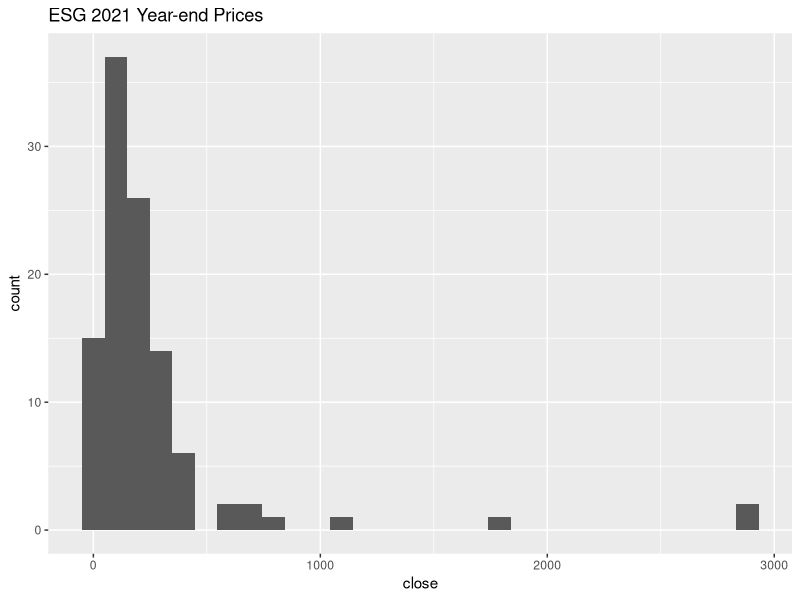
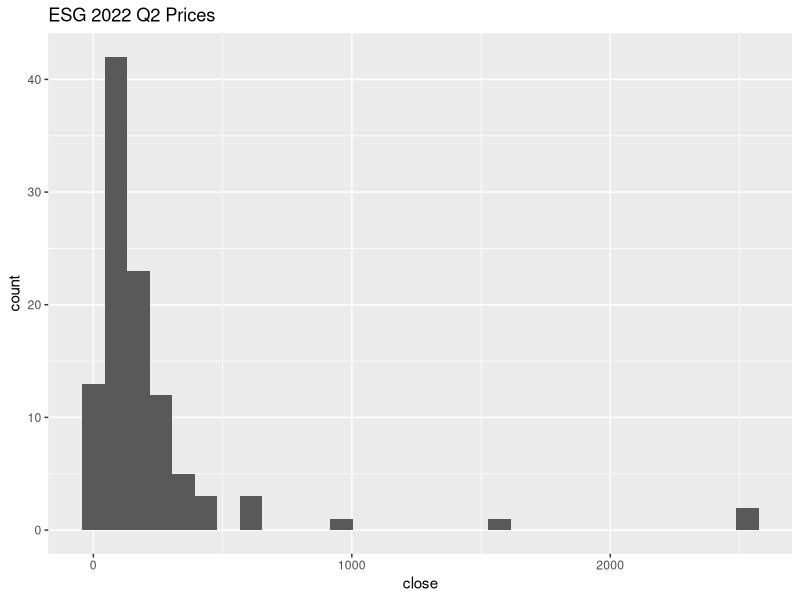
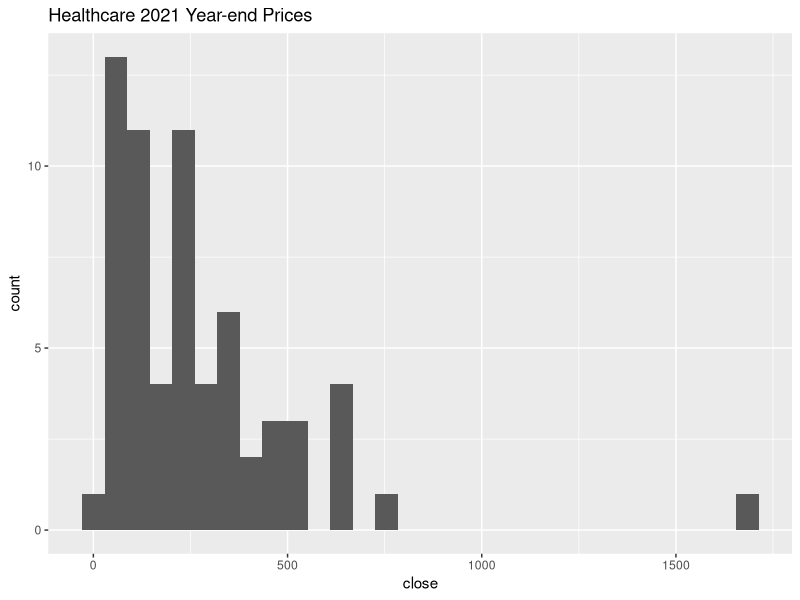
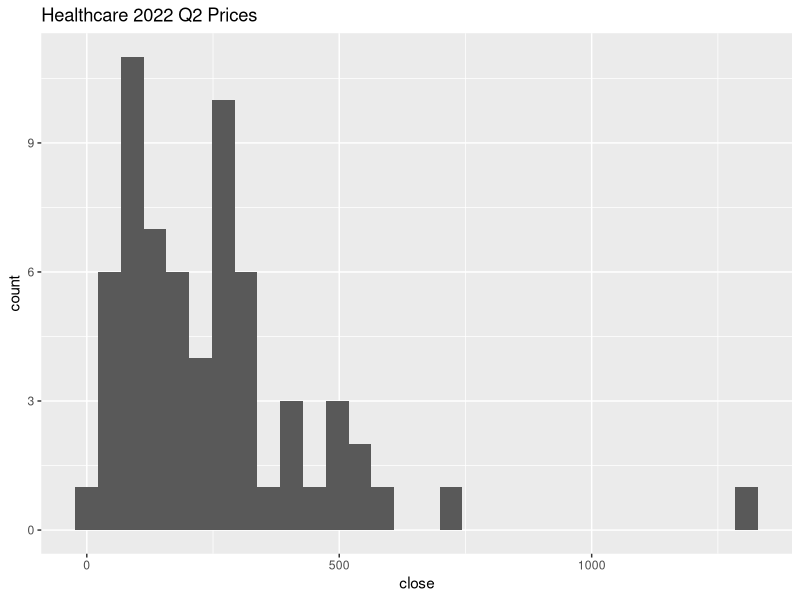
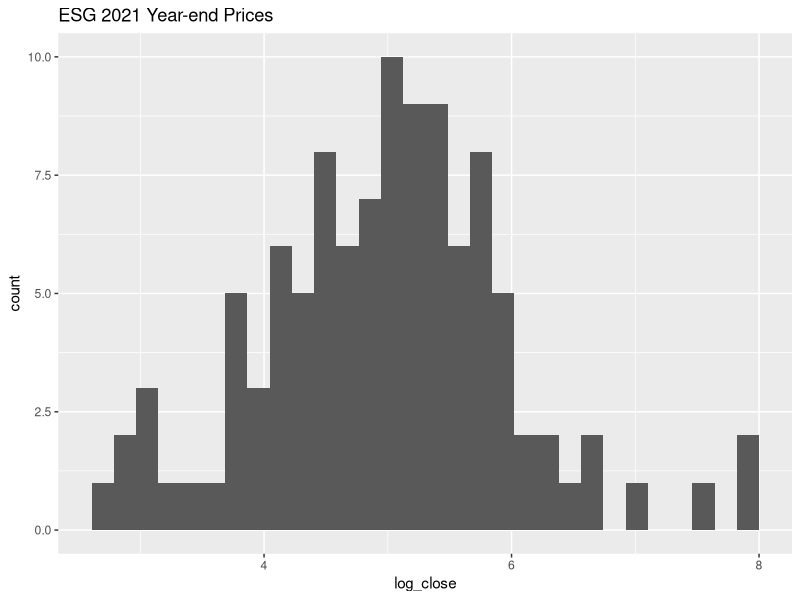
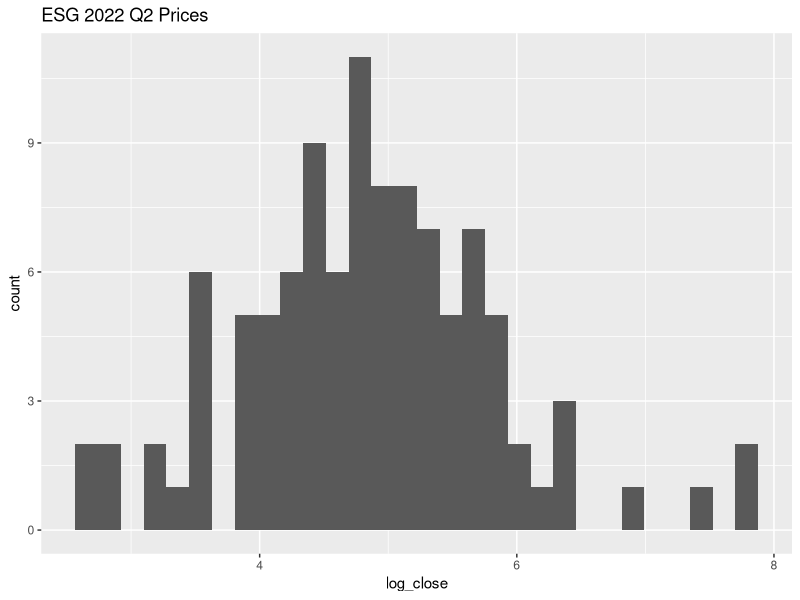
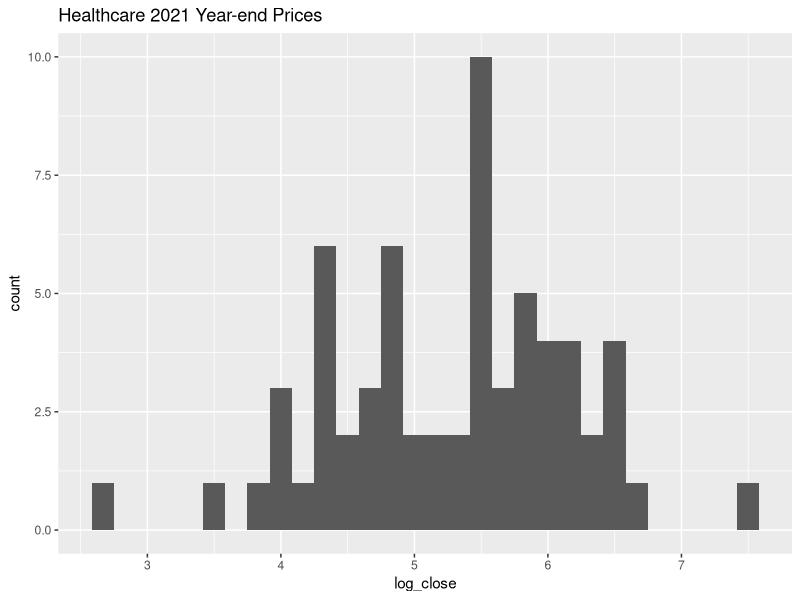
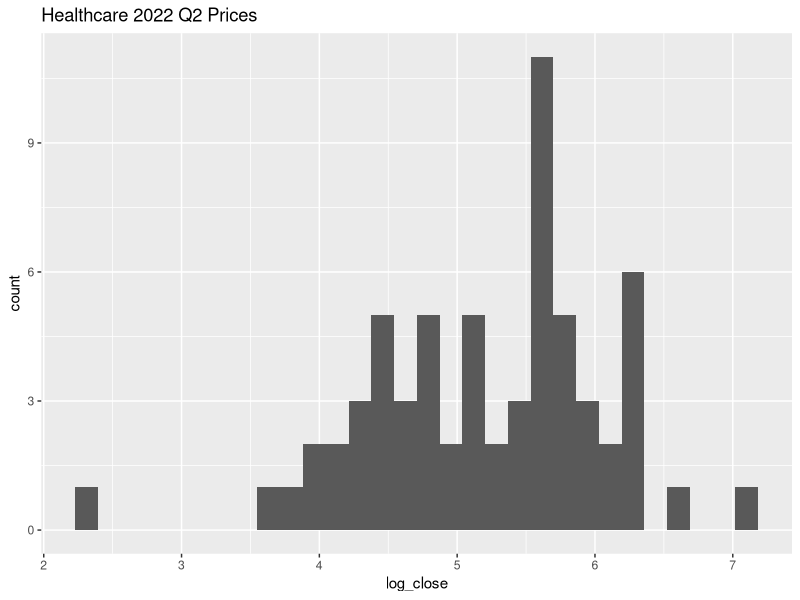

R code for these plots, in order:
## ---- chunk 1
knitr::opts_chunk$set(echo = TRUE)
## ---- chunk 2
library(tidyverse, warn.conflicts = FALSE)
## ---- chunk 3
esg_ye_prices <- read.csv('data/ESG_prices_20211231.csv')
## ---- chunk 4
esg_2022_q2_prices <- read.csv('data/ESG_prices_20220414.csv')
## ---- chunk 5
healthcare_ye_prices <- read.csv('data/Healthcare_prices_20211231.csv')
## ---- chunk 6
healthcare_q2_prices <- read.csv('data/Healthcare_prices_20220414.csv')
## ---- chunk 7
ggplot(esg_ye_prices, aes(x=close)) +
  geom_histogram(bins = 30) +
  ggtitle("ESG 2021 Year-end Prices")
## ---- chunk 8
ggplot(esg_2022_q2_prices, aes(x=close)) +
  geom_histogram(bins = 30) +
  ggtitle("ESG 2022 Q2 Prices")
## ---- chunk 9
ggplot(healthcare_ye_prices, aes(x=close)) +
  geom_histogram(bins = 30) +
  ggtitle("Healthcare 2021 Year-end Prices")
## ---- chunk 10
ggplot(healthcare_q2_prices, aes(x=close)) +
  geom_histogram(bins = 30) +
  ggtitle("Healthcare 2022 Q2 Prices")
## ---- chunk 11
esg_ye_prices$log_close <- log(esg_ye_prices$close)
esg_2022_q2_prices$log_close <- log(esg_2022_q2_prices$close)
healthcare_ye_prices$log_close <- log(healthcare_ye_prices$close)
healthcare_q2_prices$log_close <- log(healthcare_q2_prices$close)
## ---- chunk 12
ggplot(esg_ye_prices, aes(x=log_close)) +
  geom_histogram(bins = 30) +
  ggtitle("ESG 2021 Year-end Prices")
## ---- chunk 13
ggplot(esg_2022_q2_prices, aes(x=log_close)) +
  geom_histogram(bins = 30) +
  ggtitle("ESG 2022 Q2 Prices")
## ---- chunk 14
ggplot(healthcare_ye_prices, aes(x=log_close)) +
  geom_histogram(bins = 30) +
  ggtitle("Healthcare 2021 Year-end Prices")
## ---- chunk 15
ggplot(healthcare_q2_prices, aes(x=log_close)) +
  geom_histogram(bins = 30) +
  ggtitle("Healthcare 2022 Q2 Prices")
## ---- chunk 16
esg_price_diff <- merge(esg_2022_q2_prices, esg_ye_prices, by.x = 'ticker', by.y = 'ticker') %>%
  select(ticker, log_close.x, log_close.y) %>%
  mutate(log_price_gain_loss = log_close.x-log_close.y)
## ---- chunk 17
esg_price_diff$sector <- "ESG"
## ---- chunk 18
healthcare_price_diff <- merge(healthcare_q2_prices, healthcare_ye_prices, by.x = 'ticker', by.y = 'ticker') %>%
  select(ticker, log_close.x, log_close.y) %>%
  mutate(log_price_gain_loss = log_close.x-log_close.y)
## ---- chunk 19
healthcare_price_diff$sector <- "HC"
## ---- chunk 20
stock_prices_gain_loss <- rbind(healthcare_price_diff, esg_price_diff)
## ---- chunk 21
duplicate_tickers <- stock_prices_gain_loss[duplicated(stock_prices_gain_loss$ticker),]
## ---- chunk 22
duplicate_tickers
## ---- chunk 23
# remove duplicate tickers from ESG price diff data frame
esg_price_diff_new <- anti_join(esg_price_diff, duplicate_tickers, by="ticker")
## ---- chunk 24
stock_prices_gain_loss <- rbind(healthcare_price_diff, esg_price_diff_new)
## ---- chunk 25
# check for duplicate tickers
stock_prices_gain_loss[duplicated(stock_prices_gain_loss$ticker),] %>% count()
## ---- chunk 26
# take subset of columns 
stock_prices_gain_loss <- subset(stock_prices_gain_loss, select = c(ticker, log_price_gain_loss, sector))
## ---- chunk 27
str(stock_prices_gain_loss)
## ---- chunk 28
esg_company_info <- read.csv('data/ESG_company_information.csv')
## ---- chunk 29
colnames(esg_company_info)[1] <- "Symbol"
## ---- chunk 30
str(esg_company_info)
## ---- chunk 31
healthcare_company_info <- read.csv('data/Healthcare_company_information.csv')
## ---- chunk 32
str(healthcare_company_info)
## ---- chunk 33
extract_company_info.f <- function(df) {
  subset_df <- subset(df, select=c(Symbol, 
                                   ProfitMargin, 
                                   OperatingMarginTTM,
                                   ReturnOnAssetsTTM,
                                   ReturnOnEquityTTM,
                                   Beta ))
}
## ---- chunk 34
zero_one_func <- function(x) {
  (x - min(x)) / (max(x) - min(x))
}
## ---- chunk 35
esg.df <- extract_company_info.f(esg_company_info)
## ---- chunk 36
str(esg.df)
## ---- chunk 37
healthcare.df <- extract_company_info.f(healthcare_company_info)
## ---- chunk 38
str(healthcare.df)
## ---- chunk 39
healthcare.df$Beta <- as.double(healthcare.df$Beta)
## ---- chunk 40
healthcare.df$Beta <- ifelse(is.na(healthcare.df$Beta),0,healthcare.df$Beta)
## ---- chunk 41
esg.df$beta_scaled <- zero_one_func(esg.df$Beta)
## ---- chunk 42
healthcare.df$beta_scaled <- zero_one_func(healthcare.df$Beta)
## ---- chunk 43
head(esg.df)
## ---- chunk 44
head(healthcare.df)
## ---- chunk 45
create_fct_col.f <- function(col) {
  factor.col <- as.factor(ifelse(abs(col) <= 0.33, 1, 
                                     ifelse(abs(col) > 0.33 & abs(col) <= 0.66, 2,3)))
}
## ---- chunk 46
esg.df$ProfitMargin_factor <- create_fct_col.f(abs(esg.df$ProfitMargin))
esg.df$OperatingMargin_factor <- create_fct_col.f(abs(esg.df$OperatingMarginTTM))
esg.df$ReturnOnAssets_factor <- create_fct_col.f(abs(esg.df$ReturnOnAssetsTTM))
esg.df$ReturnOnEquity_factor <- create_fct_col.f(abs(esg.df$ReturnOnEquityTTM))
esg.df$Beta_factor <- create_fct_col.f(abs(esg.df$beta_scaled))
## ---- chunk 47
healthcare.df$ProfitMargin_factor <- create_fct_col.f(abs(healthcare.df$ProfitMargin))
healthcare.df$OperatingMargin_factor <- create_fct_col.f(abs(healthcare.df$OperatingMarginTTM))
healthcare.df$ReturnOnAssets_factor <- create_fct_col.f(abs(healthcare.df$ReturnOnAssetsTTM))
healthcare.df$ReturnOnEquity_factor <- create_fct_col.f(abs(healthcare.df$ReturnOnEquityTTM))
healthcare.df$Beta_factor <- create_fct_col.f(abs(healthcare.df$beta_scaled))
## ---- chunk 48
esg.df.new <- anti_join(esg.df, duplicate_tickers, by=c("Symbol" = "ticker"))
## ---- chunk 49
esg_stock_info <- subset(esg.df.new, select=c("Symbol", 
                                              "ProfitMargin_factor",
                                              "OperatingMargin_factor",
                                              "ReturnOnAssets_factor",
                                              "ReturnOnEquity_factor",
                                              "Beta_factor"
                                              ))
## ---- chunk 50
str(esg_stock_info)
## ---- chunk 51
healthcare_stock_info <- subset(healthcare.df, select=c("Symbol", 
                                              "ProfitMargin_factor",
                                              "OperatingMargin_factor",
                                              "ReturnOnAssets_factor",
                                              "ReturnOnEquity_factor",
                                              "Beta_factor"
                                              ))
## ---- chunk 52
str(healthcare_stock_info)
## ---- chunk 53
stock_info.all <- rbind(esg_stock_info, healthcare_stock_info)
## ---- chunk 54
stocks.clean <- merge(stock_prices_gain_loss, stock_info.all, by.x = "ticker", by.y = "Symbol") %>%
  select(ticker, log_price_gain_loss, sector, ProfitMargin_factor, OperatingMargin_factor, ReturnOnAssets_factor, ReturnOnEquity_factor, Beta_factor)
## ---- chunk 55
colnames(stocks.clean) <- c("ticker", "log_price_gain_loss", "sector",
                            "profit_margin", "operating_margin", "return_assets",
                            "return_equity", "beta")
## ---- chunk 56
stocks.clean$sector <- as.factor(stocks.clean$sector)
## ---- chunk 57
str(stocks.clean)
## ---- chunk 58
model_1 <- aov(log_price_gain_loss ~ sector*profit_margin*operating_margin, data=stocks.clean)
## ---- chunk 59
summary(model_1)
## ---- chunk 60
model_2 <- aov(log_price_gain_loss ~ sector*return_assets*return_equity, data=stocks.clean)
## ---- chunk 61
summary(model_2)
## ---- chunk 62
model_3 <- aov(log_price_gain_loss ~ sector*beta, data=stocks.clean)
## ---- chunk 63
summary(model_3)
